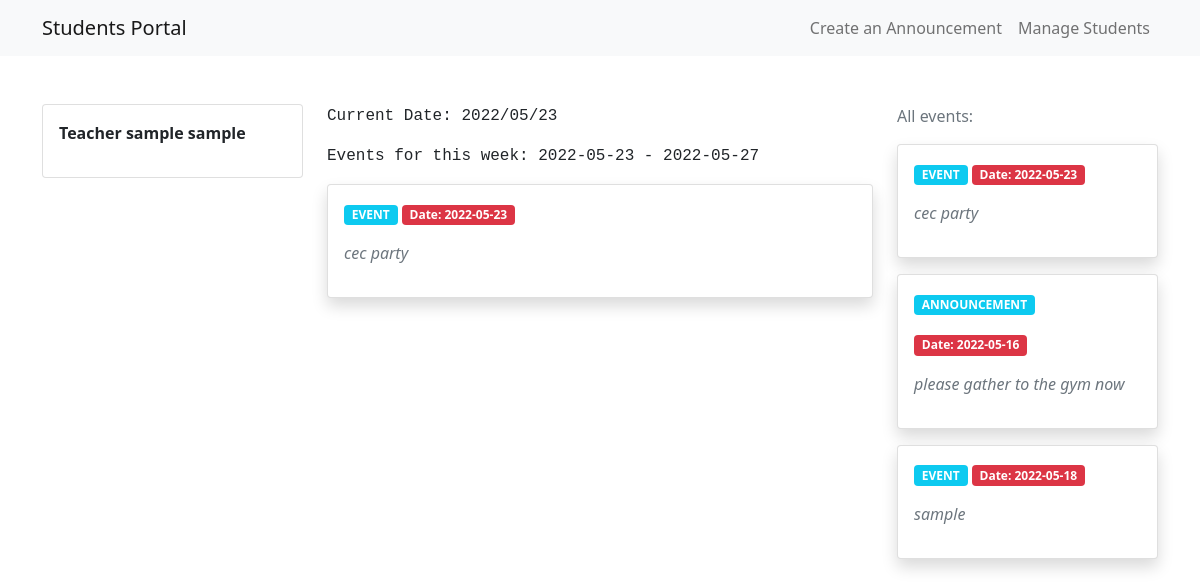
The app's page /teacher-views/dash-teacher.php (signed in) with its own data.
### tables this page shows
CREATE TABLE `posts` (
  `id` int(11) NOT NULL,
  `post` varchar(255) NOT NULL,
  `type` varchar(255) NOT NULL,
  `admin_id` varchar(255) NOT NULL,
  `date_posted` date NOT NULL
);

### functions/student-logic.php (called while the page is built, shortened)
<?php
function show($table_name){
    $conn = connect();
    $sql = "SELECT  * FROM $table_name ORDER BY id DESC";
    $result = $conn->query($sql);
    if($result->num_rows > 0){
       $rows = array();
       while($row  = $result->fetch_assoc()){
           $rows[] = $row;
       }
       return $rows;
    }else{
        return FALSE;
    }
}
function show_week_date()
{
    $dt = new DateTime();
    $dates = [];
    for ($d = 1; $d <= 5; $d++) {
        $dt->setISODate($dt->format('o'), $dt->format('W'), $d);
        $dates[$dt->format('D')] = $dt->format('Y-m-d');
    }
    return $dates;
}
?>

### teacher-views/dash-teacher.php (the view, shortened to what this page needs)
<?php
include '../functions/student-logic.php';
include 'navbar-admin.php';
$date_array = show_week_date();
$first = reset($date_array);
$end = end($date_array);
?>
<main class="my-5">
    <div class="container">
        <div class="row">
            <div class="col-3">
                <div class="card">
                    <div class="card-body">
                        <p class="fw-bold">Teacher <?php echo $_SESSION['fullname'] ?></p>
                    </div>
                </div>
            </div>
            <div class="col-6">
                <p class="font-monospace">Current Date: <?php echo date("Y/m/d") ?> </p>
                <p class="font-monospace">Events for this week: <?php echo $first . " - " . $end ?> </p>
                <?php if (!empty(show('posts'))) : ?>
                    <?php
                    foreach (show('posts') as $event) : ?>
                        <?php foreach (show_week_date() as $day => $date) : ?>
                            <?php if ($event['date_posted'] == $date) : ?>
                                <div class="card shadow mb-3">
                                    <div class="card-body">
                                        <p class="badge bg-info"><?php echo $event['type'] ?></p>
                                        <p class="badge bg-danger">Date: <?php echo $event['date_posted'] ?></p>
                                        <p class="text-muted fst-italic">
                                            <?php echo $event['post'] ?>
                                        </p>
                                    </div>
                                </div>
                            <?php endif; ?>
                        <?php endforeach; ?>
                    <?php
                    endforeach;
                    ?>
                <?php else : ?>
                    <div class="alert alert-secondary">NO POSTS OR ANNOUNCEMENTS YET</div>
                <?php endif; ?>
            </div>
            <div class="col-3">
                    <p class="text-muted">
                        All events:
                    </p>
                    <?php if (!empty(show('posts'))) : ?>
                    <?php
                    foreach (show('posts') as $event) : ?>
                                <div class="card shadow mb-3">
                                    <div class="card-body">
                                        <p class="badge bg-info"><?php echo $event['type'] ?></p>
                                        <p class="badge bg-danger">Date: <?php echo $event['date_posted'] ?></p>
                                        <p class="text-muted fst-italic">
                                            <?php echo $event['post'] ?>
                                        </p>
                                    </div>
                                </div>
                    <?php
                    endforeach;
                    ?>
                <?php else : ?>
                    <div class="alert alert-secondary">NO POSTS OR ANNOUNCEMENTS YET</div>
                <?php endif; ?>
            </div>
        </div>
    </div>
</main>

### records on screen
posts: type "EVENT", date_posted "2022-05-23", post "cec party"
posts: type "ANNOUNCEMENT", date_posted "2022-05-16", post "please gather to the gym now"
posts: type "EVENT", date_posted "2022-05-18", post "sample"

### other values on screen
$_SESSION['fullname'] "sample sample"
$first "2022-05-23"
$end "2022-05-27"
